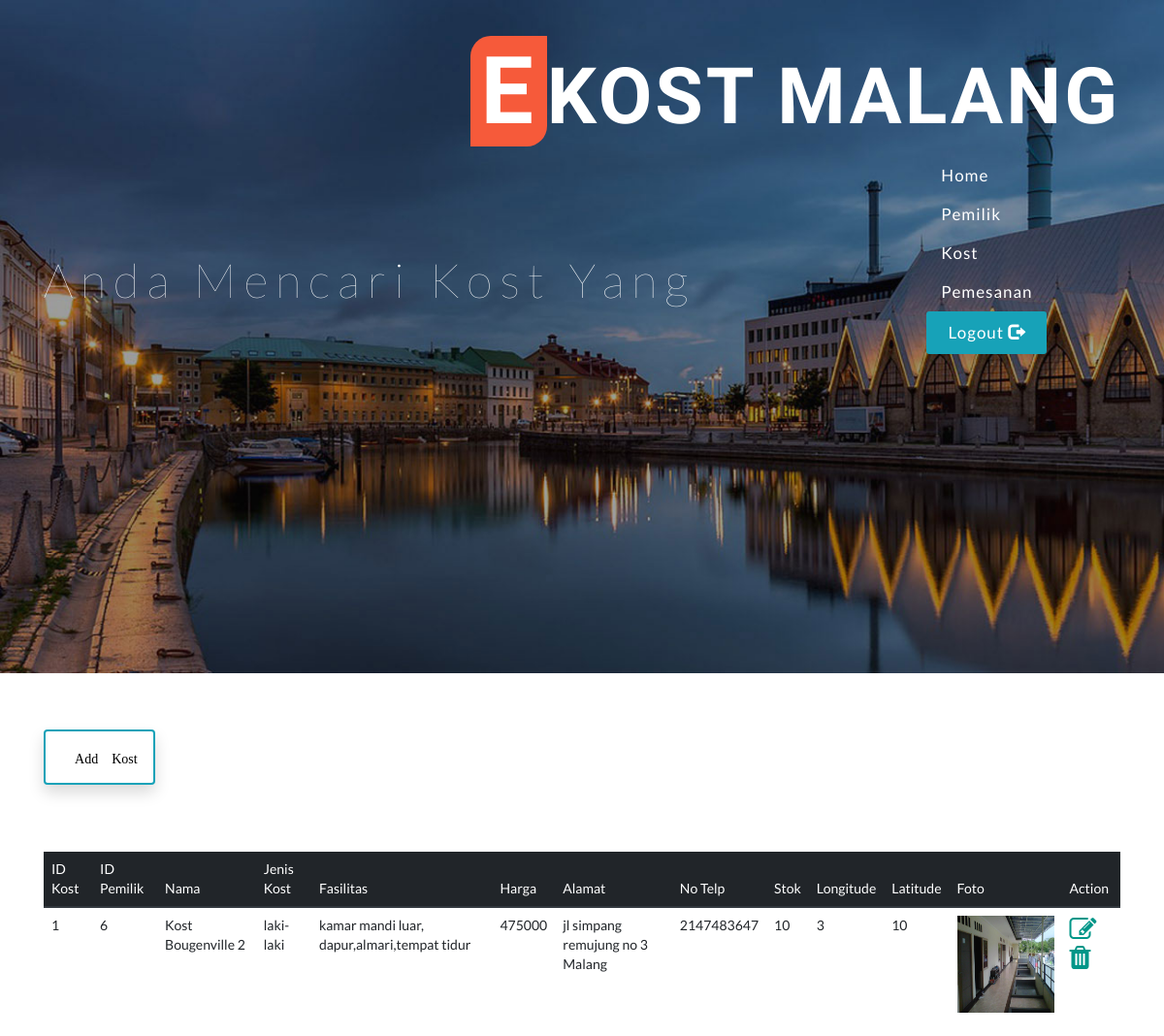
The page /index.php/kost_p on the database its author committed.
### tables this page shows
CREATE TABLE `kost` (
  `id_kost` int(5) NOT NULL,
  `id_user` int(5) NOT NULL,
  `nama_kost` varchar(40) NOT NULL,
  `jenis_kost` varchar(9) NOT NULL,
  `fasilitas` text NOT NULL,
  `harga` decimal(8,0) NOT NULL,
  `alamat_kost` varchar(50) NOT NULL,
  `stok` int(3) NOT NULL,
  `foto` varchar(200) NOT NULL,
  `longitude` varchar(20) NOT NULL,
  `latitude` varchar(20) NOT NULL,
  `no_tlp` int(13) NOT NULL
);

### application/controllers/Kost_p.php (called while the page is built, shortened)
<?php
    class Kost_p extends CI_Controller {
        public function index()
        {
        	$this->load->helper('url','form');
		    $this->load->model('Kost_p_model');
		    $data['k_list']= $this->Kost_p_model->getKost();
            $this->load->view('pemilik/kost_p.php', $data);
        }
 	}
 ?>

### index.php (called while the page is built, shortened)
<?php
require_once BASEPATH.'core/CodeIgniter.php';

### application/models/Kost_p_model.php (called while the page is built, shortened)
<?php
	class Kost_p_model extends CI_Model
	{
		public function getKost()
		{
			$query = $this->db->get("kost");
			return $query->result();
		}
	}
?>

### application/views/pemilik/kost_p.php (the view, shortened to what this page needs)
<?php
  $this->load->view('header_p');
?>
<!DOCTYPE html>
<html>
<head>
  <link rel="stylesheet" type="text/css" href="<?php echo base_url();?>assets/admin/css/main.css">
    <link rel="stylesheet" type="text/css" href="https://maxcdn.bootstrapcdn.com/font-awesome/4.7.0/css/font-awesome.min.css">
</head>
<body>
      <br>
<br>
<div class="container ">
     <a href="<?php echo site_url('/Kost_p/create') ?>" class="btn btn-info my-3 shadow p-3 mb-5 bg-white rounded" ><span class="glyphicon glyphicon-plus"><font color="black">Add Kost</font></span></a>
   </div>
<br>
<main role="main" class="container">
<table class="table" back>
  <thead class="thead-dark">
    <tr>
      <th>ID Kost</th>
      <th>ID Pemilik</th>
      <th>Nama</th>
      <th>Jenis Kost</th>
      <th>Fasilitas</th>
      <th>Harga</th>
      <th>Alamat</th>
      <th>No Telp</th>
      <th>Stok</th>
      <th>Longitude</th>
      <th>Latitude</th>
      <th>Foto</th>
      <th>Action</th>
    </tr>
  </thead>
  <tbody style="background-color: white">
    <?php foreach ($k_list as $key => $value): ?>
    <tr>
          <td><?php echo $value->id_kost ?></td>
          <td><?php echo $value->id_user ?></td>
          <td><?php echo $value->nama_kost ?></td>
          <td><?php echo $value->jenis_kost ?></td>
          <td><?php echo $value->fasilitas ?></td>
          <td><?php echo $value->harga ?></td>
          <td><?php echo $value->alamat_kost ?></td>
          <td><?php echo $value->no_tlp?></td>
          <td><?php echo $value->stok ?></td>
          <td><?php echo $value->latitude ?></td>
          <td><?php echo $value->longitude ?></td>
          <td><img src="<?php echo base_url()?>./assets/upload/<?php echo $value->foto?>" alt="" width=100 height=100></td>
          <td>
                <a href="<?php echo site_url("/Kost_p/updateData/".$value->id_kost) ?>" class="fa fa-pencil-square-o fa-2x" aria-hidden="true" ></a>
                <a href="<?php echo site_url("/Kost_p/deleteData/".$value->id_kost) ?>" class="fa fa-trash fa-2x" aria-hidden="true"></a>
          </td>
    </tr>
    <?php endforeach ?>
  </tbody>
</table>
</main>
</body>
</html>

### application/views/header_p.php (shortened to what this page needs)
<!DOCTYPE html>
<html lang="en">
<head>
	<link rel="stylesheet" href="<?php echo site_url()?>assets/css/bootstrap.css" type="text/css">
    <link rel="stylesheet" href="<?php echo site_url()?>assets/css/reset.min.css" type="text/css" media="all"/>
    <link rel="stylesheet" href="<?php echo site_url()?>assets/css/style2.css" type="text/css" media="all"/>
    <link rel="stylesheet" href="<?php echo site_url()?>assets/css/font-awesome.css">
    <link href="<?php echo site_url()?>assets/css/simplelightbox.min.css" rel="stylesheet" type="text/css">
     <link rel="stylesheet" type="text/css" href="<?php echo base_url();?>assets/admin/css/main.css">
    <link rel="stylesheet" type="text/css" href="https://maxcdn.bootstrapcdn.com/font-awesome/4.7.0/css/font-awesome.min.css">
</head>
<body>
    <div class="Main-agile">
        <div id="home" class="w3ls-banner">
            <div class="w3layouts-banner-top">
                <div class="container">
                    <div class="agileits-banner-info">
                        <span>Anda Mencari Kost Yang</span>
                    </div>
                </div>
            </div>
        </div>
    </div>
    <div class="header-w3layouts">
        <nav class="navbar navbar-default">
            <div class="navbar-header page-scroll">
                <h1><a class="logo" href="<?php echo base_url('c_user'); ?>"><span>E</span>Kost Malang</a></h1>
            </div>
            <div class="collapse navbar-collapse navbar-ex1-collapse">
                <ul class="nav navbar-nav navbar-right">
                    <li class="menu"><a href="<?php echo base_url('c_user'); ?>">Home</a></li>
                    <li><a class="menu" href="<?php echo base_url('Pemilik_Profil/index'); ?>" class="btn btn-info btn-xs">Pemilik</a></li>
                    <li><a class="menu" href="<?php echo base_url('Kost_p/index'); ?>" class="btn btn-info btn-xs">Kost</a></li>
                    <li><a class="menu" href="<?php echo base_url('Kost_p/pemesanan'); ?>" class="btn btn-info btn-xs">Pemesanan</a></li>
                    <li><a href="<?php echo base_url('Login/logout'); ?>" class="btn btn-info btn-xs">Logout <span class="glyphicon glyphicon-log-out"></span></a></li>
                </ul>
            </div>
        </nav>
            </div>

### assets/css/style2.css (style rules this page uses)
body { padding:0; margin:0; background:#fff; position:relative; font-family: 'Titillium Web', sans-serif; }
body a { transition:0.5s all; -webkit-transition:0.5s all; -moz-transition:0.5s all; -o-transition:0.5s all; -ms-transition:0.5s all; }
h1,h2,h3,h4,h5,h6 { margin:0; font-family: 'Raleway', sans-serif; }
ul { margin:0; padding:0; }
h1 a.logo, h2 a.logo { font-size: 2.3em; color: #fff !important; text-transform: uppercase; font-weight: 600; letter-spacing: 3px; font-family: 'Italianno', cursive; }
h1 a.logo span { background: #f65a3a; padding: 0px 11px; font-weight: bold; font-size: 1.2em; font-family: 'Italianno', cursive; border-radius: 21px 0; }
.navbar-default .navbar-nav > li > a { color: #fff; font-size: 1.1em; font-weight: 400; letter-spacing: 1px; }
.nav > li > a { position: relative; display: block; padding: 10px 15px!important; }
.navbar-right { margin-right: 4em; }
.navbar-nav > li { margin: 0 .3em !important; color: #fff; font-size: 1.1em; font-weight: 400; letter-spacing: 1px; }
.navbar-default { background-color: transparent !important; border-color: transparent !important; margin: 2em; }
.agileits-banner-info { padding: 21em 0 0; }
.header-w3layouts { position: absolute; top: 0; z-index: 99; left: 0; width: 100%; }
.agileits-banner-info span { color: #fff; font-size: 3.5em; letter-spacing: 9px; font-weight: 200; text-align: left !important; }
.Main-agile { background: url(../images/b1.jpg) no-repeat 0px 0px; background-size: cover; -webkit-background-size: cover; -moz-background-size: cover; -o-background-size: cover; -moz-background-size: cover; min-height:794px; }
@media (max-width: 1366px) { .Main-agile { min-height: 694px; } }
@media (max-width: 1366px) { .agileits-banner-info { padding: 18em 0 0; } }
@media (max-width: 1280px) { .agileits-banner-info span { letter-spacing: 8px; } }

### rows shown on the page
kost: id_kost "1", id_user "6", nama_kost "Kost Bougenville 2", jenis_kost "laki-laki", fasilitas "kamar mandi luar, dapur,almari,tempat tidur", harga "475000", alamat_kost "jl simpang remujung no 3 Malang", no_tlp "2147483647", stok "10", latitude "3", longitude "10", foto (picture)
